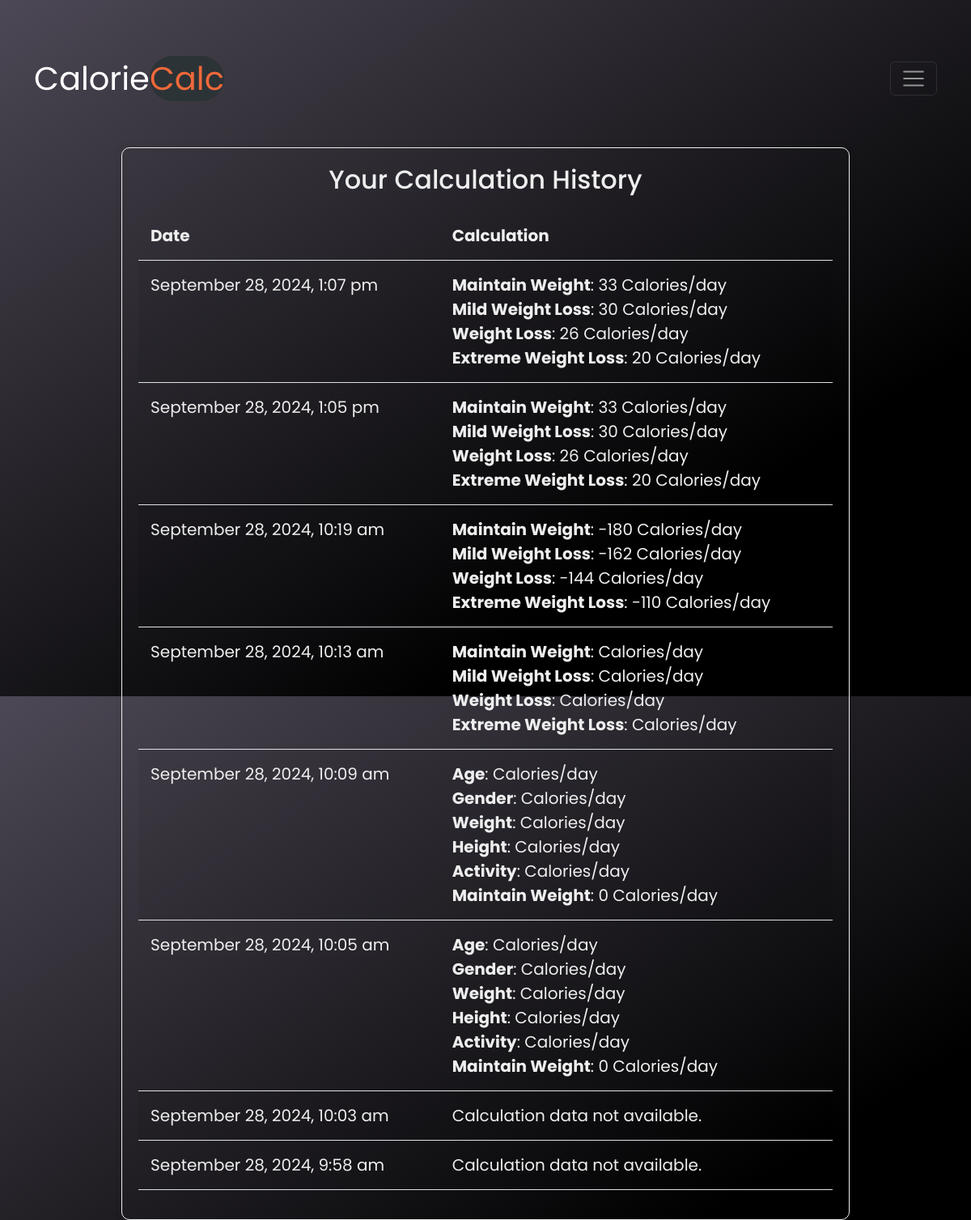
The page /pages/history.php (signed in) on the database its author committed.
### tables this page shows
CREATE TABLE IF NOT EXISTS `calculation_history` (
  `id` int NOT NULL AUTO_INCREMENT,
  `user_id` int NOT NULL,
  `calculation` text NOT NULL,
  `created_at` timestamp NOT NULL DEFAULT CURRENT_TIMESTAMP,
  PRIMARY KEY (`id`),
  KEY `user_id` (`user_id`),
  CONSTRAINT `calculation_history_ibfk_1` FOREIGN KEY (`user_id`) REFERENCES `users` (`id`)
);

### pages/history.php (the view, shortened to what this page needs)
<?php
include '../includes/db_connect.php';
$user_id = $_SESSION['user_id'];
$stmt = $conn->prepare("SELECT calculation, created_at FROM calculation_history WHERE user_id = ? ORDER BY created_at DESC");
$stmt->bind_param("i", $user_id);
$stmt->execute();
$result = $stmt->get_result();
?>
<!DOCTYPE html>
<html lang="en">
<head>
    <link href="https://cdn.jsdelivr.net/npm/bootstrap@5.3.3/dist/css/bootstrap.min.css" rel="stylesheet">
    <link rel="stylesheet" href="../css/history.css">
</head>
<body>
     <nav class="navbar navbar-dark bg-transparent">
        <div class="container">
            <a class="navbar-brand display-1 fw-normal" href="#">Calorie<span class="rounded-pill" style="color: #f1683a; background-color: #2c3336;">Calc</span></a>
            <button class="navbar-toggler shadow-none" type="button" data-bs-toggle="offcanvas" data-bs-target="#offcanvasDarkNavbar" aria-controls="offcanvasDarkNavbar" aria-label="Toggle navigation">
                <span class="navbar-toggler-icon"></span>
            </button>
    </nav>
    <div class="container mt-5">
        <div class="history-container">
            <h2>Your Calculation History</h2>
            <table class="table table-striped history-table">
                <thead>
                    <tr>
                        <th>Date</th>
                        <th>Calculation</th>
                    </tr>
                </thead>
                <tbody>
                    <?php
                   while ($row = $result->fetch_assoc()) {
                    $calculation = json_decode($row['calculation'], true);
                    echo "<tr class='history-item'>";
                    echo "<td>" . date("F j, Y, g:i a", strtotime($row['created_at'])) . "</td>";
                    echo "<td>";
                    if (!empty($calculation)) {
                        foreach ($calculation as $goal => $calories) {
                            $formattedGoal = ucwords(preg_replace('/([a-z])([A-Z])/', '$1 $2', $goal));
                            echo "<strong>{$formattedGoal}</strong>: {$calories} Calories/day<br>";
                        }
                    } else {
                        echo "Calculation data not available.";
                    }
                    echo "</td>";
                    echo "</tr>";
                }
                    ?>
                </tbody>
            </table>
        </div>
    </div>
</body>
</html>

### css/history.css (style rules this page uses)
body { background-color: #4d4855; background-image: linear-gradient(147deg, #4d4855 0%, #000000 74%); background-size: cover; background-position: center; font-family: 'Poppins', sans-serif; margin: 0; padding: 0; height: 100vh; }
.navbar { margin-top: 60px; }
.navbar-brand { font-size: 40px; filter: blur(20px); opacity: 0; animation: showContent .5s .3s linear 1 forwards; }
.navbar-toggler-icon { width: 2rem; height: 2rem; filter: blur(20px); opacity: 0; animation: showContent .5s .3s linear 1 forwards; }
h2 { color: #eee; text-align: center; }
.history-container { max-width: 900px; margin: 20px auto; padding: 20px; background-color: transparent; border: 1px solid #eee; border-radius: 10px; box-shadow: 0 0 10px rgba(0, 0, 0, 0.1); filter: blur(20px); opacity: 0; animation: showContent .5s .3s linear 1 forwards; }
.history-table { width: 100%; border-collapse: collapse; margin-top: 20px; background-color: transparent; }
.history-table th, .history-table td { padding: 15px; text-align: left; background-color: transparent; color: #eee; font-size: 20px; }
.history-table th { background-color: transparent; }

### rows shown on the page
calculation_history: created_at "September 28, 2024, 1:07 pm", formattedGoal "Maintain Weight", calculation "33", formattedGoal "Mild Weight Loss", calculation "30", formattedGoal "Weight Loss", calculation "26", formattedGoal "Extreme Weight Loss", calculation "20"
calculation_history: created_at "September 28, 2024, 1:05 pm", formattedGoal "Maintain Weight", calculation "33", formattedGoal "Mild Weight Loss", calculation "30", formattedGoal "Weight Loss", calculation "26", formattedGoal "Extreme Weight Loss", calculation "20"
calculation_history: created_at "September 28, 2024, 10:19 am", formattedGoal "Maintain Weight", calculation "-180", formattedGoal "Mild Weight Loss", calculation "-162", formattedGoal "Weight Loss", calculation "-144", formattedGoal "Extreme Weight Loss", calculation "-110"
calculation_history: created_at "September 28, 2024, 10:13 am", formattedGoal "Maintain Weight", formattedGoal "Mild Weight Loss", formattedGoal "Weight Loss", formattedGoal "Extreme Weight Loss"
calculation_history: created_at "September 28, 2024, 10:09 am", formattedGoal "Age", formattedGoal "Gender", formattedGoal "Weight", formattedGoal "Height", formattedGoal "Activity", formattedGoal "Maintain Weight", calculation "0"
calculation_history: created_at "September 28, 2024, 10:05 am", formattedGoal "Age", formattedGoal "Gender", formattedGoal "Weight", formattedGoal "Height", formattedGoal "Activity", formattedGoal "Maintain Weight", calculation "0"
calculation_history: created_at "September 28, 2024, 10:03 am", shows "Calculation data not available."
calculation_history: created_at "September 28, 2024, 9:58 am", shows "Calculation data not available."
